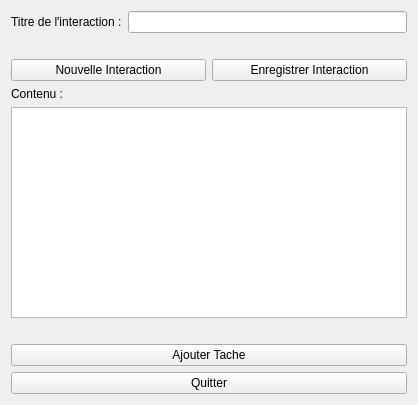
<?xml version="1.0" encoding="UTF-8"?>
<ui version="4.0">
 <class>FormInteraction</class>
 <widget class="QWidget" name="FormInteraction">
  <property name="geometry">
   <rect>
    <x>0</x>
    <y>0</y>
    <width>418</width>
    <height>405</height>
   </rect>
  </property>
  <property name="windowTitle">
   <string>Ajouter intercation et taches</string>
  </property>
  <layout class="QGridLayout" name="gridLayout">
   <item row="0" column="0">
    <layout class="QHBoxLayout" name="horizontalLayout_7">
     <item>
      <widget class="QLabel" name="label">
       <property name="text">
        <string>Titre de l'interaction :</string>
       </property>
      </widget>
     </item>
     <item>
      <widget class="QLineEdit" name="titreEdit"/>
     </item>
    </layout>
   </item>
   <item row="2" column="0">
    <layout class="QHBoxLayout" name="horizontalLayout_2">
     <item>
      <widget class="QPushButton" name="newIButton">
       <property name="text">
        <string>Nouvelle Interaction</string>
       </property>
      </widget>
     </item>
     <item>
      <widget class="QPushButton" name="saveIButton">
       <property name="text">
        <string>Enregistrer Interaction</string>
       </property>
      </widget>
     </item>
    </layout>
   </item>
   <item row="4" column="0">
    <layout class="QHBoxLayout" name="horizontalLayout_6">
     <item>
      <widget class="QPushButton" name="AnnulerButton">
       <property name="text">
        <string>Quitter</string>
       </property>
      </widget>
     </item>
    </layout>
   </item>
   <item row="3" column="0">
    <layout class="QVBoxLayout" name="verticalLayout">
     <item>
      <widget class="QLabel" name="label_2">
       <property name="text">
        <string>Contenu :</string>
       </property>
      </widget>
     </item>
     <item>
      <widget class="QTextEdit" name="contenu"/>
     </item>
     <item>
      <widget class="QLabel" name="m2Label">
       <property name="text">
        <string/>
       </property>
      </widget>
     </item>
     <item>
      <widget class="QPushButton" name="AjoutButton">
       <property name="text">
        <string>Ajouter Tache</string>
       </property>
      </widget>
     </item>
    </layout>
   </item>
   <item row="1" column="0">
    <layout class="QHBoxLayout" name="horizontalLayout">
     <item>
      <widget class="QLabel" name="m1Label">
       <property name="text">
        <string/>
       </property>
      </widget>
     </item>
    </layout>
   </item>
  </layout>
 </widget>
 <resources/>
 <connections/>
</ui>
